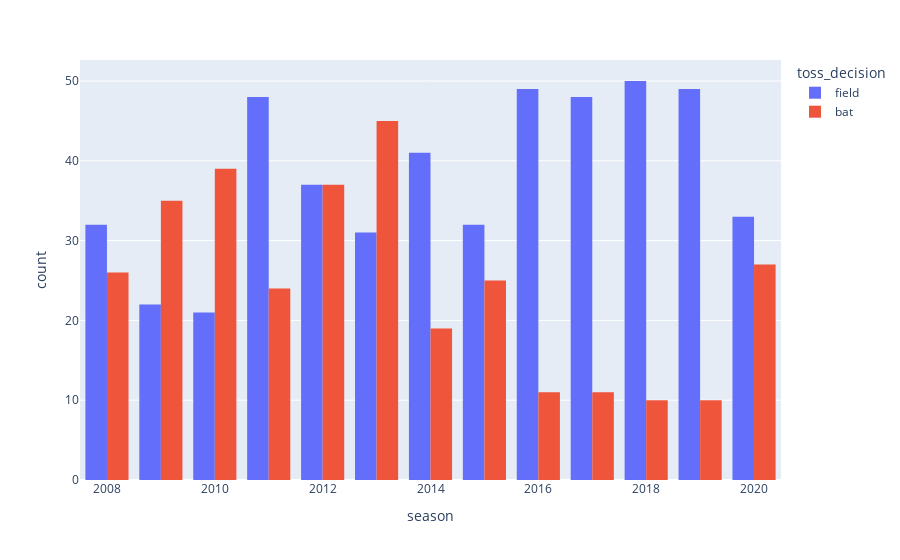

The cell this chart's notebook holds for it:
### Code cell
px.histogram(data_frame=df_match,x='season',color='toss_decision',barmode='group')

### Figure 1 — Plotly figure (JSON) as saved in the notebook; plotly's stock layout.template omitted (floating-point values rounded to 4 significant figures; data arrays with more than 128 entries replaced by an {"elided": "..."} marker saying what was removed)
{"data": [{"alignmentgroup": "True", "bingroup": "x", "hovertemplate": "toss_decision=field<br>season=%{x}<br>count=%{y}<extra></extra>", "legendgroup": "field", "marker": {"color": "#636efa", "pattern": {"shape": ""}}, "name": "field", "offsetgroup": "field", "orientation": "v", "showlegend": true, "type": "histogram", "x": {"elided": "493 int values"}, "xaxis": "x", "yaxis": "y"}, {"alignmentgroup": "True", "bingroup": "x", "hovertemplate": "toss_decision=bat<br>season=%{x}<br>count=%{y}<extra></extra>", "legendgroup": "bat", "marker": {"color": "#EF553B", "pattern": {"shape": ""}}, "name": "bat", "offsetgroup": "bat", "orientation": "v", "showlegend": true, "type": "histogram", "x": {"elided": "319 int values"}, "xaxis": "x", "yaxis": "y"}], "layout": {"barmode": "group", "legend": {"title": {"text": "toss_decision"}, "tracegroupgap": 0}, "margin": {"t": 60}, "xaxis": {"anchor": "y", "domain": [0, 1], "title": {"text": "season"}}, "yaxis": {"anchor": "x", "domain": [0, 1], "title": {"text": "count"}}}}
